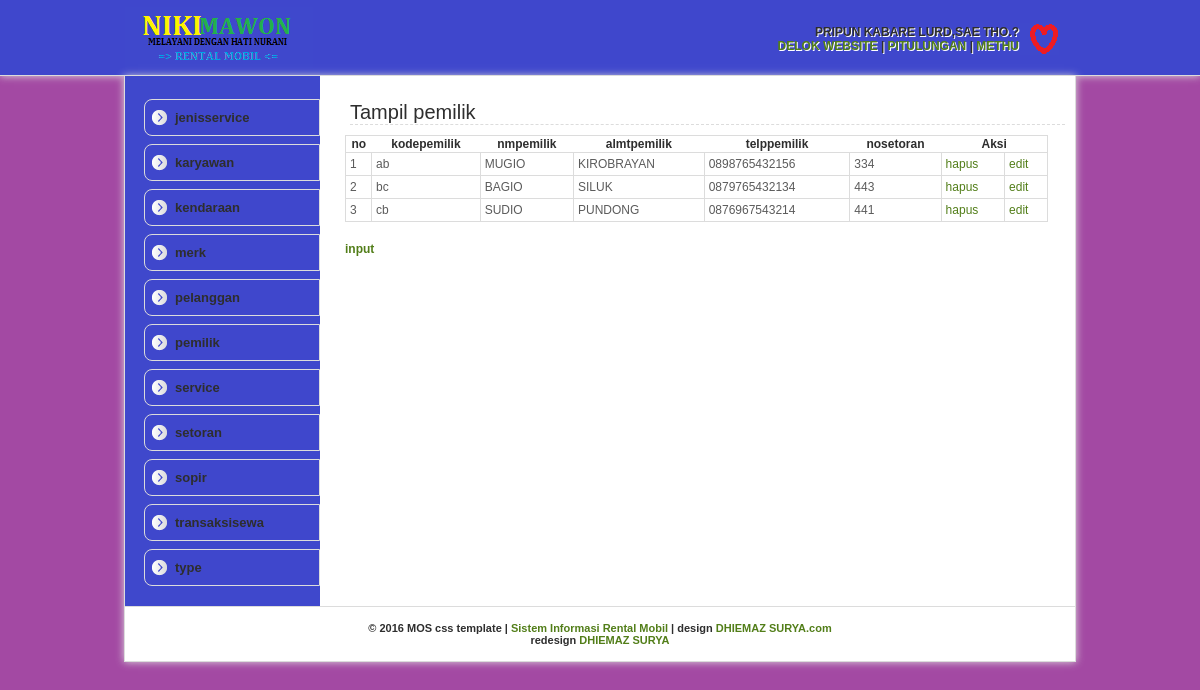
Page /pemilik/tpemilik.php on the committed database.
### tables this page shows
CREATE TABLE `pemilik` (
  `kodepemilik` text NOT NULL,
  `nmpemilik` text NOT NULL,
  `almtpemilik` text NOT NULL,
  `telppemilik` text NOT NULL,
  `nosetoran` text NOT NULL
);

### pemilik/tpemilik.php (the view, shortened to what this page needs)
<html>
 <head>
 <link rel="shortcut icon" href="stylesheet/img/devil-icon.png">
 <link rel="stylesheet" type="text/css" href="../mos-css/mos-style.css">
 </head>
 <body>
 <div id="header">
	 <div class="inHeader">
		 <div class="mosAdmin">
		 <b>PRIPUN KABARE LURD,SAE THO.?<br>
		 <a href="">DELOK WEBSITE</a> | <a href="">PITULUNGAN</a> | <a href="../logout.php">METHU</a>
		 </div>
	 </div>
 </div>
 <div id="wrapper">
	 <div id="leftBar">
	 <ul>
		<li><a href="../jenisservice/tjenisservice.php">jenisservice</a></li>
		<li><a href="../karyawan/tkaryawan.php">karyawan</a></li>
		<li><a href="../kendaraan/tkendaraan.php">kendaraan</a></li>
		<li><a href="../merk/tmerk.php">merk</a></li>
		<li><a href="../pelanggan/tpelanggan.php">pelanggan</a></li>
		<li><a href="../pemilik/tpemilik.php">pemilik</a></li>
		<li><a href="../service/tservice.php">service</a></li>
		<li><a href="../setoran/tsetoran.php">setoran</a></li>
		<li><a href="../sopir/tsopir.php">sopir</a></li>
		<li><a href="../transaksisewa/ttransaksisewa.php">transaksisewa</a></li>
		<li><a href="../type/ttype.php">type</a></li>
	 </ul>
	 </div>
	 <div id="rightContent">
	 <h3>Tampil pemilik</h3>
 <table class="data">
	 <tr>
		<th>no</th>
		<th>kodepemilik</th>
		<th>nmpemilik</th>
		<th>almtpemilik</th>
		<th>telppemilik</th>
		<th>nosetoran</th>
		<th colspan="2">Aksi</th>
	 </tr>
	 <?php
		 $query = mysql_query("select * from pemilik");
		 $no = 0;
		 while ($data = mysql_fetch_array($query)) {
		 $no++;
	 ?>
	 <tr class="data">
		 <td class="data"><?php echo "$no"; ?></td>
		 <td class="data"><?php echo "$data[kodepemilik]"; ?></td>
		 <td class="data"><?php echo "$data[nmpemilik]"; ?></td>
		 <td class="data"><?php echo "$data[almtpemilik]"; ?></td>
		 <td class="data"><?php echo "$data[telppemilik]"; ?></td>
		 <td class="data"><?php echo "$data[nosetoran]"; ?></td>
		 <td class="data"><a href=hapuspemilik.php?kodepemilik=<?php echo "$data[kodepemilik]";?>
		 onclick="if (!confirm('Anda yakin akan menghapus?')) return false;">
		 hapus</a></td>
		 <td class="data"><a href=editpemilik.php?kodepemilik=<?php echo "$data[kodepemilik]";?>>edit</a></td>
	 </tr>
	 <?php } ?>
 </table>
 <a href="inputpemilik.php">input</a>
	 </div>
 <div id="footer">
	 &copy; 2016 MOS css template | <a href="SI KANCHEL.com">Sistem Informasi Rental Mobil</a> | design <a href="http://DHIEMAZ SURYA.com" rel="nofollow" target="_blank">DHIEMAZ SURYA.com</a><br>redesign <a href="DHIEMAZ SURYA.blogspot.com">DHIEMAZ SURYA</a>
 </div>
 </div>
 </body>
 </html>

### mos-css/mos-style.css (style rules this page uses)
body { background: url(img/latar.jpg); margin: 0; padding: 0; font-family: Arial; font-size: 12px; color: #2e2e2e; text-align: center; }
a { color: #527e19; text-decoration: none; }
table { border:none;font-size: 12px; }
td { border:none; padding: 5px; }
table.data { border: 1px solid #dcdcdc; margin: 10px 0px 20px 0px; width: 97%; border-collapse: collapse;font-size: 12px; }
td.data { padding: 4px; border: 1px solid #dcdcdc;color: #5b5b5b;vertical-align: top; }
tr.data { background: #fff }
#header { width: 100%; border-bottom: 1px solid #dcdcdc; background: url(img/headerbg.jpg) repeat left; height: 75px; z-index: 1000; -moz-box-shadow: 0px 0px 8px #dcdcdc; -webkit-box-shadow: 0px 0px 8px #dcdcdc; }
.inHeader { float: center; background: url(img/logo.png) no-repeat left center; margin: auto; width: 920px; height: 45px; padding: 15px; border-right: 0px solid #dcdcdc; border-left: 0px solid #dcdcdc; }
.mosAdmin { float: right; border: 0px solid #dcdcdc; margin: 0 1px 0 auto; text-align: right; padding: 10px 40px 10px 10px; background: url(img/Administrator.png) no-repeat right center; text-shadow: 1px 1px #fff; }
#wrapper { width: 950px; padding: 15px 0 0 0; position: relative; border-left: 1px solid #dcdcdc; border-right: 1px solid #dcdcdc; border-bottom: 1px solid #dcdcdc; float: center; margin: auto; text-align: left; background: #fff url(img/bg_kiri.png) repeat-y; -moz-box-shadow: 0px 0px 8px #dcdcdc; -webkit-box-shadow: 0px 0px 8px #dcdcdc; }
#leftBar { width: 185px; float: left; padding: 0 0 20px 10px; border-right: 0px solid #dcdcdc; text-align: left; }
#leftBar ul { list-style: none;padding: 0; margin: 0;font-size: 13px; }
#leftBar ul li { width: 164px; background: url(img/icon-left.png) no-repeat left center, url(img/green.jpg) repeat left center; padding: 10px 0 10px 10px; margin-top: 8px;margin-left: 9px; border: 1px solid #dcdcdc; -moz-border-radius-topleft: 8px;-moz-border-radius-bottomleft: 8px; -webkit-border-top-left-radius: 8px;-webkit-border-bottom-left-radius: 8px; -o-border-top-left-radius: 8px;-o-border-bottom-left-radius: 8px; }
#leftBar ul li a { width: 100%; color: #2e2e2e; cursor: pointer; padding: 10px 65px 10px 20px; -webkit-transition: padding-left 250ms ease-out; -moz-transition: padding-left 250ms ease-out; -o-transition: padding-left 250ms ease-out; }
#rightContent { width: 725px; padding: 5px; float: right; border-left: 0px solid #dcdcdc; text-align: left; background: #fff; }
#rightContent h3 { font-size: 20px; font-weight: normal; padding: 0; margin: 5px; border-bottom: 1px dashed #dcdcdc; }
#footer { width: 950px; padding: 15px 0 15px 0; text-align: center; font-size: 11px; border-top: 1px solid #dcdcdc; background: #fff; }

### rows in the picture
pemilik: kodepemilik "ab", nmpemilik "MUGIO", almtpemilik "KIROBRAYAN", telppemilik "0898765432156", nosetoran "334"
pemilik: kodepemilik "bc", nmpemilik "BAGIO", almtpemilik "SILUK", telppemilik "0879765432134", nosetoran "443"
pemilik: kodepemilik "cb", nmpemilik "SUDIO", almtpemilik "PUNDONG", telppemilik "0876967543214", nosetoran "441"
